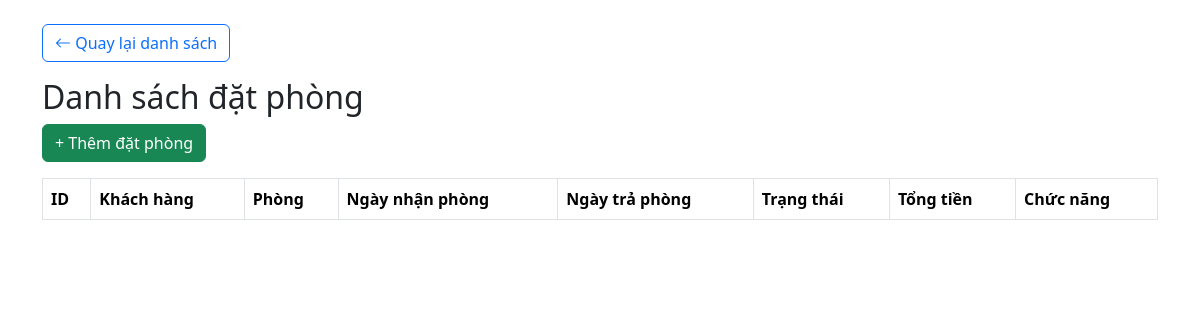
Page /modules/bookings/index.php (signed in) on the earlier database version.
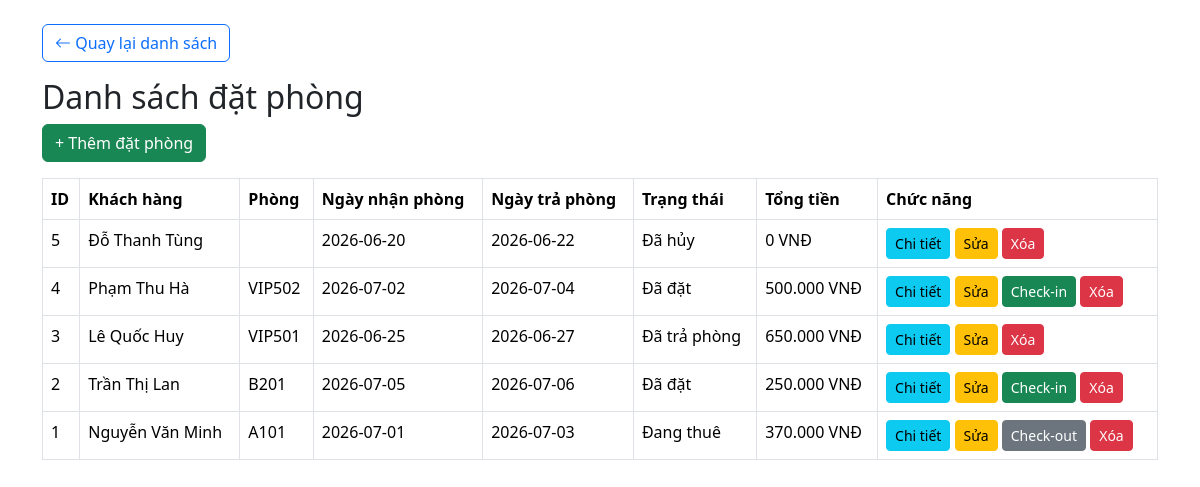
Same page on the later database version.
### tables this page shows
CREATE TABLE bookings (
    booking_id INT AUTO_INCREMENT PRIMARY KEY,
    customer_id INT NOT NULL,

    booking_date DATETIME DEFAULT CURRENT_TIMESTAMP,
    check_in_date DATE NOT NULL,
    check_out_date DATE NOT NULL,

    actual_check_in DATETIME NULL,
    actual_check_out DATETIME NULL,

    status ENUM(
        'Đã đặt',
        'Đang thuê',
        'Đã trả phòng',
        'Đã hủy'
    ) DEFAULT 'Đã đặt',

    total_amount INT DEFAULT 0, note TEXT,

    FOREIGN KEY (customer_id)
    REFERENCES customers(customer_id)
);

CREATE TABLE customers (
    customer_id INT AUTO_INCREMENT PRIMARY KEY,
    full_name VARCHAR(100) NOT NULL,
    gender ENUM('Nam', 'Nữ', 'Khác'),
    phone VARCHAR(15),
    email VARCHAR(100),
    id_card VARCHAR(20),
    address TEXT,
    created_at DATETIME DEFAULT CURRENT_TIMESTAMP
);

### modules/bookings/index.php (the view, shortened to what this page needs)
<?php
    include '../../config/database.php';
    $sql = "
        SELECT
            b.booking_id,
            c.full_name,
            GROUP_CONCAT(r.room_number) AS rooms,
            b.check_in_date,
            b.check_out_date,
            b.status,
            b.total_amount
        FROM bookings b
        JOIN customers c
            ON b.customer_id = c.customer_id
        LEFT JOIN booking_details bd
            ON b.booking_id = bd.booking_id
        LEFT JOIN rooms r
            ON bd.room_id = r.room_id
        GROUP BY b.booking_id
        ORDER BY b.booking_id DESC
    ";
    $result = mysqli_query($conn,$sql);
?>
<!DOCTYPE html>
<html>
<head>
    <link href="https://cdn.jsdelivr.net/npm/bootstrap@5.3.3/dist/css/bootstrap.min.css"
        rel="stylesheet">
    <link href="https://cdn.jsdelivr.net/npm/bootstrap-icons@1.11.3/font/bootstrap-icons.min.css"
        rel="stylesheet">
</head>
<body>
    <div class="container mt-4">
        <a href="../../dashboard.php"class="btn btn-outline-primary mb-3" >
            <i class="bi bi-arrow-left" "></i>
            Quay lại danh sách
        </a>
        <h2>Danh sách đặt phòng</h2>
        <table class="table table-bordered">
            <a href="create.php" class="btn btn-success mb-3" >
                + Thêm đặt phòng
            </a>
            <thead>
                <tr>
                    <th>ID</th>
                    <th>Khách hàng</th>
                    <th>Phòng</th>
                    <th>Ngày nhận phòng</th>
                    <th>Ngày trả phòng</th>
                    <th>Trạng thái</th>
                    <th>Tổng tiền</th>
                    <th>Chức năng</th>
                </tr>
            </thead>
            <tbody>
                <?php while ($row = mysqli_fetch_assoc($result)) : ?>
                    <tr>
                        <td><?= $row['booking_id']; ?></td>
                        <td><?= htmlspecialchars($row['full_name']); ?></td>
                        <td><?= $row['rooms']; ?></td>
                        <td><?= $row['check_in_date']; ?></td>
                        <td><?= $row['check_out_date']; ?></td>
                        <td><?= $row['status']; ?></td>
                        <td>
                            <?= number_format($row['total_amount'], 0, ',', '.'); ?> VNĐ
                        </td>
                        <td>
                            <a href="detail.php?id=<?= $row['booking_id']; ?>"
                                class="btn btn-info btn-sm">
                                Chi tiết
                            </a>
                            <a class="btn btn-warning btn-sm"
                            href="edit.php?id=<?= $row['booking_id']; ?>">
                                Sửa
                            </a>
                            <?php if($row['status'] == 'Đã đặt'){ ?>
                                <a href="checkin.php?id=<?= $row['booking_id']; ?>"
                                    class="btn btn-success btn-sm"
                                    onclick="return confirm('Xác nhận check-in?')">
                                    Check-in
                                </a>
                            <?php } ?>
                            <?php if($row['status'] == 'Đang thuê'){ ?>
                                <a href="checkout.php?id=<?= $row['booking_id']; ?>"
                                    class="btn btn-secondary btn-sm"
                                    onclick="return confirm('Xác nhận trả phòng?')">
                                    Check-out
                                </a>
                            <?php } ?>
                            <a class="btn btn-danger btn-sm"
                                href="delete.php?id=<?= $row['booking_id']; ?>"
                                onclick="return confirm('Bạn có chắc muốn xóa?')">
                                    Xóa
                            </a>
                        </td>
                    </tr>
                <?php endwhile; ?>
            </tbody>
        </table>
    </div>
</body>
</html>

Differences in the rows shown:
added bookings: booking_id "5", customer.full_name "Đỗ Thanh Tùng", check_in_date "2026-06-20", check_out_date "2026-06-22", status "Đã hủy", total_amount "0"
added bookings: booking_id "4", customer.full_name "Phạm Thu Hà", rooms "VIP502", check_in_date "2026-07-02", check_out_date "2026-07-04", status "Đã đặt", total_amount "500.000"
added bookings: booking_id "3", customer.full_name "Lê Quốc Huy", rooms "VIP501", check_in_date "2026-06-25", check_out_date "2026-06-27", status "Đã trả phòng", total_amount "650.000"
added bookings: booking_id "2", customer.full_name "Trần Thị Lan", rooms "B201", check_in_date "2026-07-05", check_out_date "2026-07-06", status "Đã đặt", total_amount "250.000"
added bookings: booking_id "1", customer.full_name "Nguyễn Văn Minh", rooms "A101", check_in_date "2026-07-01", check_out_date "2026-07-03", status "Đang thuê", total_amount "370.000"
